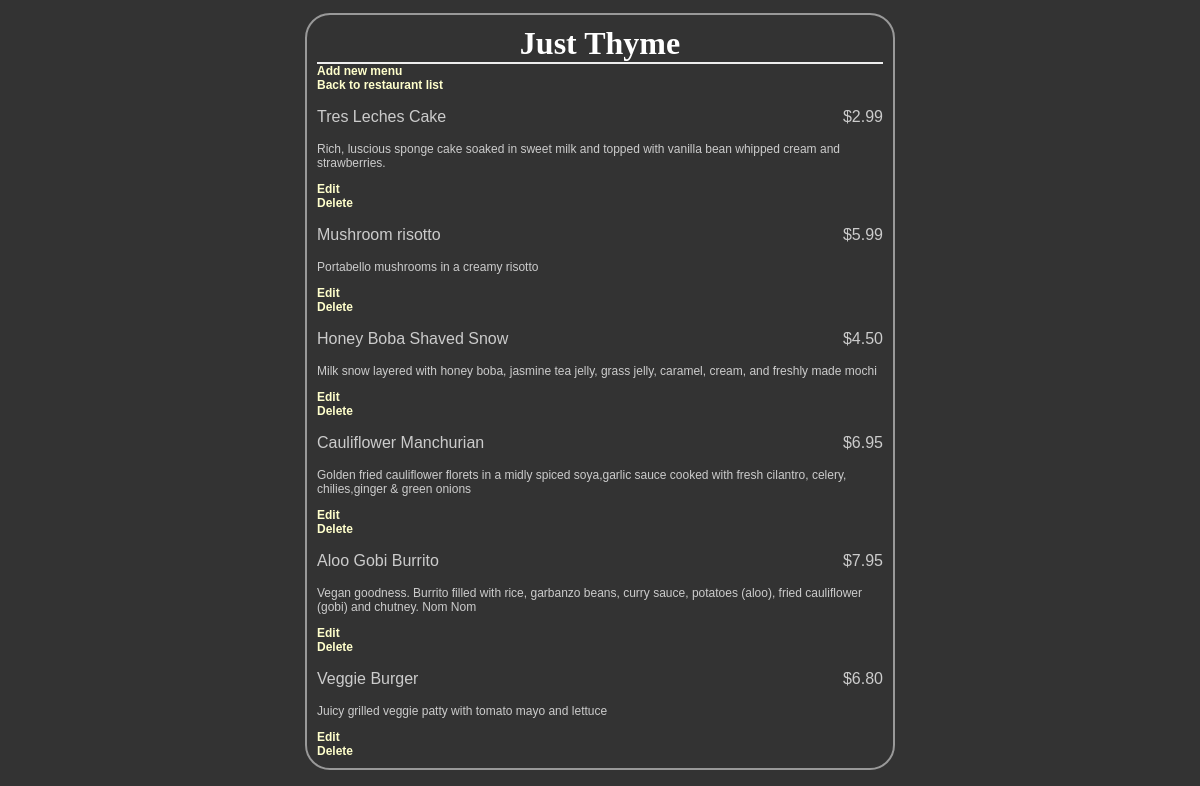
Screenshot of /restaurant/15/menu with the database file from the repository.
### database_setup.py (models this page shows, shortened)
class Restaurant(Base):
    __tablename__ = 'restaurant'
    name = Column(String(80), nullable = False)
    id = Column(Integer, primary_key = True)

class MenuItem(Base):
    __tablename__ = 'menu_item'
    name = Column(String(80),nullable = False)
    id = Column(Integer, primary_key = True)
    course = Column(String(80))
    description = Column(String(250))
    price = Column(String(8))
    restaurant_id = Column(Integer, ForeignKey('restaurant.id'))
    restaurant = relationship(Restaurant)

### finalproject.py (the view)
@app.route('/restaurant/<int:restaurant_id>/menu')
def restaurantMenu(restaurant_id):
    restaurant = session.query(Restaurant).filter_by(id = restaurant_id).one()
    items = session.query(MenuItem).filter_by(restaurant_id = restaurant.id)
    return render_template('menu.html',restaurant = restaurant, items = items)

### templates/menu.html (shortened to what this page needs)
<html>
  <head>
    <link rel=stylesheet type=text/css href ="{{url_for('static',filename='styles.css')}}" />
  </head>
  <body>
    <div class='pane'>
      <div class='header'>
        <h1 >{{restaurant.name}}</h1>
      </div>
  <a href="{{url_for('newMenuItem',restaurant_id = restaurant.id) }}" >Add new menu</a><br />
  <a href ="{{url_for('restaurantList')}}" >Back to restaurant list</a>
  {% for item in items %}
  <div class='nameAndPrice'>
    <span class='name'><p >{{item.name}}</p></span>
    <span class='price'><p > {{item.price}} </p></span>
  </div>
  <div class='description'>
    <p >{{item.description}}</p>
  </div>
  <div class='editdeletepane'>
    <a href='{{url_for('editMenuItem',restaurant_id = restaurant.id, menu_id = item.id)}}'> Edit </a>
    <a href='{{url_for('deleteMenuItem',restaurant_id = restaurant.id, menu_id = item.id)}}'> Delete </a>
  </div>
  {% endfor %}
  </div>
  </body>
</html>

### static/styles.css (style rules this page uses)
body { font-family: sans-serif; background-color: #333333 }
h1, h2, h3, h4 { color: #ffffff; }
h1, h2 { font-family: 'georgia', serif; margin: 0; }
h1 { border-bottom: 2px solid #eee; }
p, dd, dt { color: #cccccc; }
a { font-weight: bold; text-decoration: none; color: #ffffcc; font-size: .75em; }
.pane { position: absolute; left: 25%; right: 25%; border: 2px solid; border-radius: 25px; padding: 10px; margin: 5px; border-color: #999999; background-color: #333333 }
.header { left: 50%; text-align: center; }
.name { width: 50%; display: inline-block; float: left; }
.description { font-size: .75em; }
.nameAndPrice { color: inherit; }
.price { text-align: right; width: 50%; float: right; }

### rows the page displays
Restaurant: name "Just Thyme"
MenuItem: name "Tres Leches Cake", price "$2.99", description "Rich, luscious sponge cake soaked in sweet milk and topped with vanilla bean whipped cream and strawberries."
MenuItem: name "Mushroom risotto", price "$5.99", description "Portabello mushrooms in a creamy risotto"
MenuItem: name "Honey Boba Shaved Snow", price "$4.50", description "Milk snow layered with honey boba, jasmine tea jelly, grass jelly, caramel, cream, and freshly made mochi"
MenuItem: name "Cauliflower Manchurian", price "$6.95", description "Golden fried cauliflower florets in a midly spiced soya,garlic sauce cooked with fresh cilantro, celery, chilies,ginger & green onions"
MenuItem: name "Aloo Gobi Burrito", price "$7.95", description "Vegan goodness. Burrito filled with rice, garbanzo beans, curry sauce, potatoes (aloo), fried cauliflower (gobi) and chutney. Nom Nom"
MenuItem: name "Veggie Burger", price "$6.80", description "Juicy grilled veggie patty with tomato mayo and lettuce"
